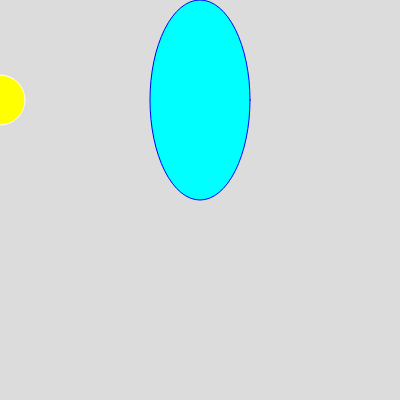
Frame 1 (no input)
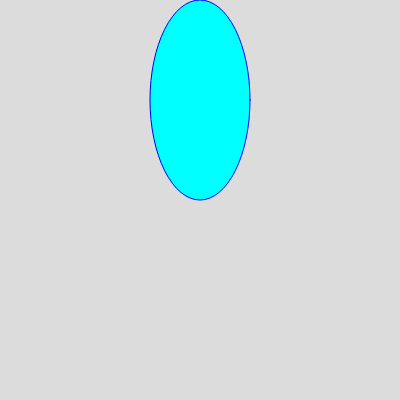
Frame 60 (no input)
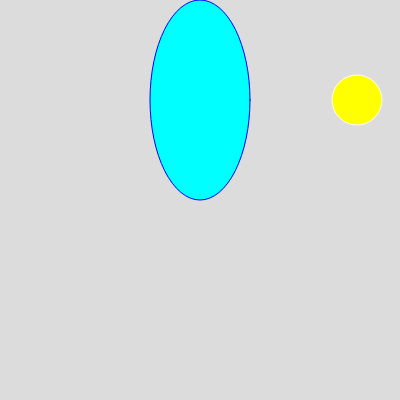
Frame 120 (the mouse pressed at the canvas centre since frame 60)

The p5.js sketch that drew these frames (run headless with seeded random() and noise() and a simulated clock; from frame 60 on, the mouse is pressed at the canvas centre):

// p5.js sketch
// ── sketch.js
let x= 0

function setup() {
  createCanvas(400, 400);
}

function draw() {
  background(220);
  
  stroke(255)
fill(255,255,0);
  circle(x,100,50,100);
  x=x+3;
  
  if(x>width){
    x=0;
  }
 
  
  stroke(0,0,250)
  fill(0,255,255)
  ellipse(200,100,100,200);
  

  
}
